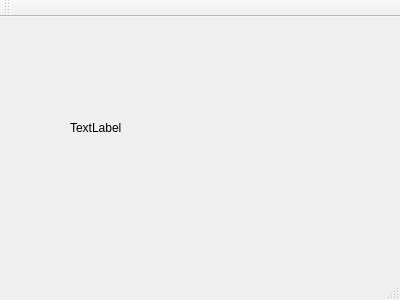
<?xml version="1.0" encoding="UTF-8"?>
<ui version="4.0">
 <class>MainWindow</class>
 <widget class="QMainWindow" name="MainWindow">
  <property name="geometry">
   <rect>
    <x>0</x>
    <y>0</y>
    <width>400</width>
    <height>300</height>
   </rect>
  </property>
  <property name="windowTitle">
   <string>MainWindow</string>
  </property>
  <widget class="QWidget" name="centralWidget">
   <widget class="QLabel" name="label">
    <property name="geometry">
     <rect>
      <x>70</x>
      <y>40</y>
      <width>251</width>
      <height>141</height>
     </rect>
    </property>
    <property name="text">
     <string>TextLabel</string>
    </property>
   </widget>
  </widget>
  <widget class="QMenuBar" name="menuBar">
   <property name="geometry">
    <rect>
     <x>0</x>
     <y>0</y>
     <width>400</width>
     <height>26</height>
    </rect>
   </property>
  </widget>
  <widget class="QToolBar" name="mainToolBar">
   <attribute name="toolBarArea">
    <enum>TopToolBarArea</enum>
   </attribute>
   <attribute name="toolBarBreak">
    <bool>false</bool>
   </attribute>
  </widget>
  <widget class="QStatusBar" name="statusBar"/>
 </widget>
 <layoutdefault spacing="6" margin="11"/>
 <resources/>
 <connections/>
</ui>
